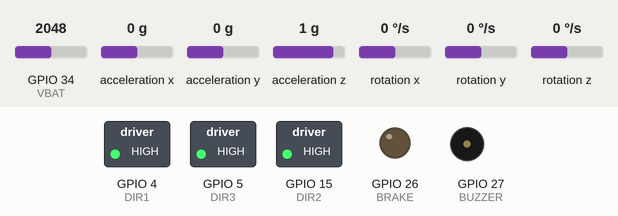
Simulated run of this program. Board: ESP32. On the bench: switched loads named in the program (green lamp = pin HIGH), output pins drawn as LEDs (lit = HIGH), buzzer (waves = sounding, pin HIGH). Wiring (inferred from the names in the program): MPU-6050 motion sensor at I2C address 0x68. The test bench sets the inputs (shaded band); at power-on: acceleration z 1 g, acceleration y 0 g, GPIO 34 (VBAT) = 2048, acceleration x 0 g, rotation x 0 °/s, rotation y 0 °/s, rotation z 0 °/s.

Above: at 3.2 s.
3.3 s: acceleration z set to 0.1 g
6.1 s: acceleration z set to -0.2 g
At 8.5 s:
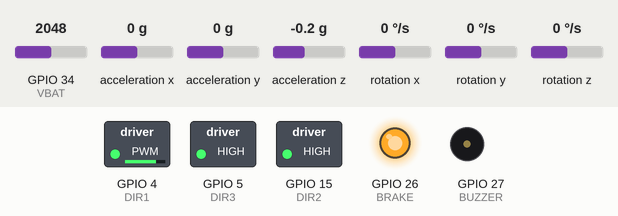
9.4 s: acceleration y set to -1.4 g
At 10.4 s:
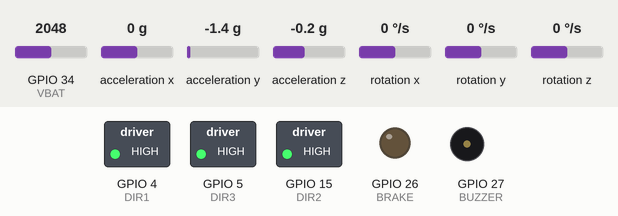
11.0 s: GPIO 34 (VBAT) set to 1929
At 13.2 s:
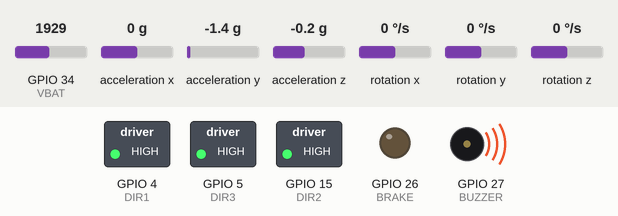
13.5 s: GPIO 34 (VBAT) set to 2040
At 14.9 s:
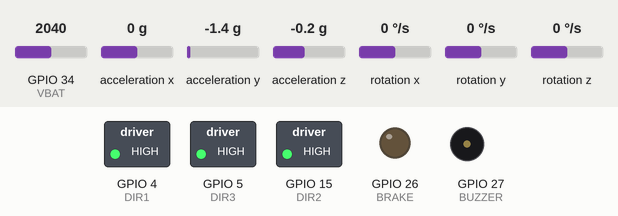
15.5 s: GPIO 34 (VBAT) set to 1960
At 16.4 s:
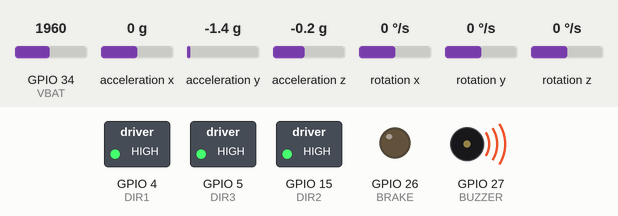
Timing chart, 0 to 18.5 s (numbered marks = the images above; inputs shaded):
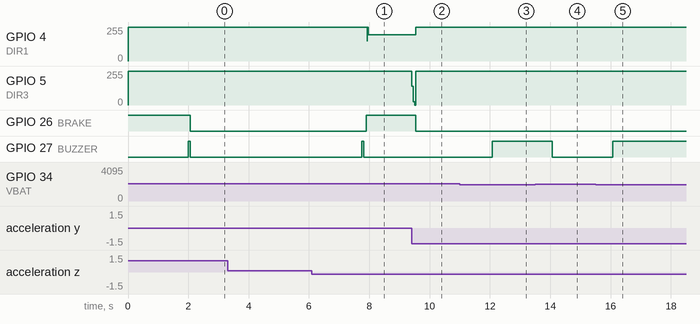

Measured:
- the behaviour switches between 0 and -0.1 g on acceleration z (found by bisection; images 0 and 1)
- the behaviour switches between 1967 and 1966 on GPIO 34 (VBAT) (found by bisection; images 2 and 3)
- after the input at 3.3 s, every drawn part: stays the same
- after the input at 6.1 s, GPIO 4 (DIR1): 255/255 → 196/255 after 1.8 s; GPIO 26 (BRAKE): LOW → HIGH after 1.8 s; GPIO 27 (BUZZER): LOW → HIGH after 1.6 s, → LOW 0.07 s later
- after the input at 9.4 s, GPIO 4 (DIR1): 196/255 → 255/255 after 0.14 s; GPIO 26 (BRAKE): HIGH → LOW after 0.14 s
- after the input at 11.0 s, GPIO 27 (BUZZER): LOW → HIGH after 1.1 s
- after the input at 13.5 s, GPIO 27 (BUZZER): HIGH → LOW after 0.57 s
- after the input at 15.5 s, GPIO 27 (BUZZER): LOW → HIGH after 0.57 s

The program:

main.cpp
```cpp
//#include "code_esp32/functions_esp32.hpp"
#include "code_esp8266/functions_esp8266.hpp"

void setup() {
  Serial.begin(SERIAL_SPEED);

  setupMotors();

  pinMode(BUZZER, OUTPUT);
  delay(2000);
  digitalWrite(BUZZER, HIGH);
  delay(70);
  digitalWrite(BUZZER, LOW);
}

void loop() {
  currentT = millis();

  if(currentT - previousT_1 >= loop_time) {
    angle_calc();
    if(balancing_point == 1) {
      angleX -= offsets.X1;
      angleY -= offsets.Y1;
      if(abs(angleX) > 8 || abs(angleY) > 8) {vertical = false;}
    }
    else if(balancing_point == 2) {
      angleX -= offsets.X2;
      angleY -= offsets.Y2;
      if(abs(angleY) > 5) {vertical = false;}
    }
    else if(balancing_point == 3) {
      angleX -= offsets.X3;
      angleY -= offsets.Y3;
      if(abs(angleY) > 5) {vertical = false;}
    }
    else if(balancing_point == 4) {
      angleX -= offsets.X4;
      angleY -= offsets.Y4;
      if(abs(angleX) > 5) {vertical = false;}
    }

    if(abs(angleX) < 8 || abs(angleY) < 8) {Gyro_amount = 0.996;} // fast restore angle
    else {Gyro_amount = 0.1;}

    if(vertical && calibrated && !calibrating) {
      digitalWrite(BRAKE, HIGH);
      gyroZ = GyZ / 131.0; // Convert to deg/s
      gyroY = GyY / 131.0; // Convert to deg/s
      gyroX = GyX / 131.0; // Convert to deg/s

      gyroYfilt = alpha * gyroY + (1 - alpha) * gyroYfilt;
      gyroZfilt = alpha * gyroZ + (1 - alpha) * gyroZfilt;

      int pwm_X = constrain(K1 * angleX + K2 * gyroZfilt + K3 * motor_speed_X, -255, 255);
      int pwm_Y = constrain(K1 * angleY + K2 * gyroYfilt + K3 * motor_speed_Y, -255, 255);
      motor_speed_X += pwm_X;
      motor_speed_Y += pwm_Y;

      if(balancing_point == 1) {XY_to_threeWay(-pwm_X, -pwm_Y);}
      else if(balancing_point == 2) {Motor1_control(pwm_Y);}
      else if(balancing_point == 3) {Motor2_control(-pwm_Y);}
      else if(balancing_point == 4) {Motor3_control(pwm_X);}
    }
    else {
      XY_to_threeWay(0, 0);
      digitalWrite(BRAKE, LOW);
      motor_speed_X = 0;
      motor_speed_Y = 0;
    }
    previousT_1 = currentT;
  }

  if(currentT - previousT_2 >= 2000) {
    battVoltage((double)analogRead(VBAT) / 207);
    previousT_2 = currentT;
  }
}
```

functions_esp8266.hpp
```cpp
#include <Arduino.h>
#include <Wire.h>

#include "variables_esp8266.hpp"

void writeTo(byte device, byte address, byte value) {
  Wire.beginTransmission(device);
  Wire.write(address);
  Wire.write(value);
  Wire.endTransmission(true);
}

void beep() {
  digitalWrite(BUZZER, HIGH);
  delay(70);
  digitalWrite(BUZZER, LOW);
  delay(80);
}

void angle_calc() {
  Wire.beginTransmission(MPU6050);
  Wire.write(0x43);
  Wire.endTransmission(false);
  Wire.requestFrom(MPU6050, 6, true);
  GyX = Wire.read() << 8 | Wire.read(); // 0x43 (GYRO_XOUT_H) & 0x44 (GYRO_XOUT_L)
  GyY = Wire.read() << 8 | Wire.read(); // 0x45 (GYRO_YOUT_H) & 0x46 (GYRO_YOUT_L)
  GyZ = Wire.read() << 8 | Wire.read(); // 0x47 (GYRO_ZOUT_H) & 0x48 (GYRO_ZOUT_L)

  Wire.beginTransmission(MPU6050);
  Wire.write(0x3B);
  Wire.endTransmission(false);
  Wire.requestFrom(MPU6050, 6, true);
  AcX = Wire.read() << 8 | Wire.read(); // 0x3B (ACCEL_XOUT_H) & 0x3C (ACCEL_XOUT_L)
  AcY = Wire.read() << 8 | Wire.read(); // 0x3D (ACCEL_YOUT_H) & 0x3E (ACCEL_YOUT_L)
  AcZ = Wire.read() << 8 | Wire.read(); // 0x3F (ACCEL_ZOUT_H) & 0x40 (ACCEL_ZOUT_L)

  // add mpu6050 offset values
  GyZ -= GyZ_offset;
  GyY -= GyY_offset;
  GyX -= GyX_offset;

  robot_angleX += GyZ * loop_time / 1000 / 65.536;
  Acc_angleX = atan2(AcY, -AcX) * 57.2958;               // angle from acc. values * 57.2958 (deg/rad)
  robot_angleX = robot_angleX * Gyro_amount + Acc_angleX * (1.0 - Gyro_amount);

  robot_angleY += GyY * loop_time / 1000 / 65.536;
  Acc_angleY = -atan2(AcZ, -AcX) * 57.2958;              // angle from acc. values * 57.2958 (deg/rad)
  robot_angleY = robot_angleY * Gyro_amount + Acc_angleY * (1.0 - Gyro_amount);

  angleX = robot_angleX;
  angleY = robot_angleY;

  if(abs(angleX - offsets.X2) < 2 && abs(angleY - offsets.Y2) < 0.6) {
    balancing_point = 2;
    if(!vertical) {beep();}
    vertical = true;
  }
  else if(abs(angleX - offsets.X3) < 2 && abs(angleY - offsets.Y3) < 0.6) {
    balancing_point = 3;
    if(!vertical) {beep();}
    vertical = true;
  }
  else if(abs(angleX - offsets.X4) < 0.6 && abs(angleY - offsets.Y4) < 2) {
    balancing_point = 4;
    if (!vertical) {beep();}
    vertical = true;
  }
  else if(abs(angleX - offsets.X1) < 0.4 && abs(angleY - offsets.Y1) < 0.4) {
    balancing_point = 1;
    if(!vertical) {beep();}
    vertical = true;
  }
}

void angle_setup() {
  Wire.begin();
  delay (100);
  writeTo(MPU6050, PWR_MGMT_1, 0);
  writeTo(MPU6050, ACCEL_CONFIG, accSens << 3); // Specifying output scaling of accelerometer
  writeTo(MPU6050, GYRO_CONFIG, gyroSens << 3); // Specifying output scaling of gyroscope
  delay (100);

  for(int i = 0; i < 1024; i++) {
    angle_calc();
    GyZ_offset_sum += GyZ;
    delay(3);
  }
  GyZ_offset = GyZ_offset_sum >> 10;
  Serial.print("GyZ offset value = "); Serial.println(GyZ_offset);
  beep();

  for(int i = 0; i < 1024; i++) {
    angle_calc();
    GyY_offset_sum += GyY;
    delay(3);
  }
  GyY_offset = GyY_offset_sum >> 10;
  Serial.print("GyY offset value = "); Serial.println(GyY_offset);
  beep();

  for(int i = 0; i < 1024; i++) {
    angle_calc();
    GyX_offset_sum += GyX;
    delay(3);
  }
  GyX_offset = GyX_offset_sum >> 10;
  Serial.print("GyX offset value = "); Serial.println(GyX_offset);
  beep();
  beep();
}

void pwmSet(uint8_t pin, uint32_t value) {
  analogWrite(pin, value);
}

void Motor1_control(int sp) {
  if(sp < 0) {
    digitalWrite(DIR1, LOW);
    sp = -sp;
  }
  else {digitalWrite(DIR1, HIGH);}
  pwmSet(DIR1, sp > 255 ? 255 : 255 - sp);
}

void Motor2_control(int sp) {
  if(sp < 0) {
    digitalWrite(DIR2, LOW);
    sp = -sp;
  }
  else {digitalWrite(DIR2, HIGH);}
  pwmSet(DIR2, sp > 255 ? 255 : 255 - sp);
}

void Motor3_control(int sp) {
  if(sp < 0) {
    digitalWrite(DIR3, LOW);
    sp = -sp;
  }
  else {digitalWrite(DIR3, HIGH);}
  pwmSet(DIR3, sp > 255 ? 255 : 255 - sp);
}

void XY_to_threeWay(float pwm_X, float pwm_Y) {
  int16_t m1 = round(0.5 * pwm_X - 0.75 * pwm_Y);
  int16_t m2 = round(0.5 * pwm_X + 0.75 * pwm_Y);
  int16_t m3 = -pwm_X;
  m1 = constrain(m1, -255, 255);
  m2 = constrain(m2, -255, 255);
  m3 = constrain(m3, -255, 255);
  Motor1_control(m1);
  Motor2_control(m2);
  Motor3_control(m3);
}

void setupMotors() {
  //set up brake pin
  pinMode(BRAKE, OUTPUT);
  digitalWrite(BRAKE, HIGH);

  // set up pwm
  analogWriteRange(PWM_RANGE);
  analogWriteFreq(BASE_FREQ);

  // set up motors
  pinMode(DIR1, OUTPUT);
  Motor1_control(0);
  pinMode(DIR2, OUTPUT);
  Motor2_control(0);
  pinMode(DIR3, OUTPUT);
  Motor3_control(0);

  calibrated = true;
  offsets.ID1 = 99;
  offsets.ID2 = 99;
  offsets.ID3 = 99;
}

void battVoltage(double voltage) {
  if(voltage > 8 && voltage <= 9.5) {digitalWrite(BUZZER, HIGH);}
  else {digitalWrite(BUZZER, LOW);}
}
```

variables_esp8266.hpp
```cpp
#define SERIAL_SPEED 9600

#define BUZZER      27
#define VBAT        34

#define BRAKE       26

#define DIR1        4
#define PWM1        32

#define DIR2        15
#define PWM2        25

#define DIR3        5
#define PWM3        18

#define PWM_RANGE  255
#define BASE_FREQ  20000

// variables for the MPU6050
#define MPU6050 0x68              // Device address
#define ACCEL_CONFIG 0x1C         // Accelerometer configuration address
#define GYRO_CONFIG  0x1B         // Gyro configuration address

#define PWR_MGMT_1 0x6B
#define PWR_MGMT_2 0x6C

//Sensor output scaling
#define accSens 0             // 0 = 2g, 1 = 4g, 2 = 8g, 3 = 16g
#define gyroSens 1            // 0 = 250rad/s, 1 = 500rad/s, 2 1000rad/s, 3 = 2000rad/s

// variables for calculating orientation and motor forces
float Gyro_amount = 0.1;

bool vertical = false;
bool calibrating = false;
bool calibrated = false;
int balancing_point = 0;

float K1 = 160;
float K2 = 10.50;
float K3 = 0.03;
int loop_time = 10;

struct OffsetsObj {
  int ID1;
  float X1;
  float Y1;
  int ID2;
  float X2;
  float Y2;
  int ID3;
  float X3;
  float Y3;
  int ID4;
  float X4;
  float Y4;
};

OffsetsObj offsets;

float alpha = 0.74;

int16_t  AcX, AcY, AcZ, GyX, GyY, GyZ, gyroX, gyroY, gyroZ, gyroYfilt, gyroZfilt;

int16_t  GyZ_offset = 0;
int16_t  GyY_offset = 0;
int16_t  GyX_offset = 0;
int32_t  GyZ_offset_sum = 0;
int32_t  GyY_offset_sum = 0;
int32_t  GyX_offset_sum = 0;

float robot_angleX, robot_angleY, angleX, angleY;
float Acc_angleX, Acc_angleY;
int32_t motor_speed_X;
int32_t motor_speed_Y;

long currentT, previousT_1, previousT_2 = 0; 
```
